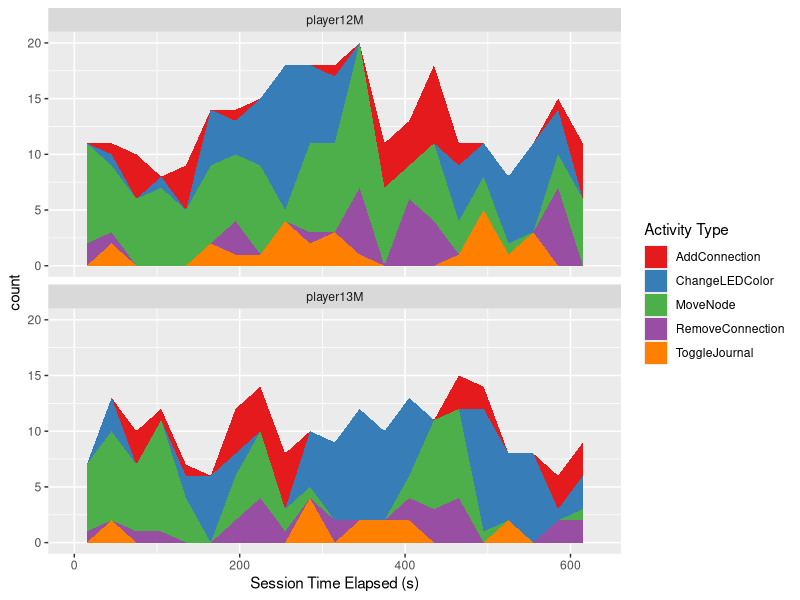
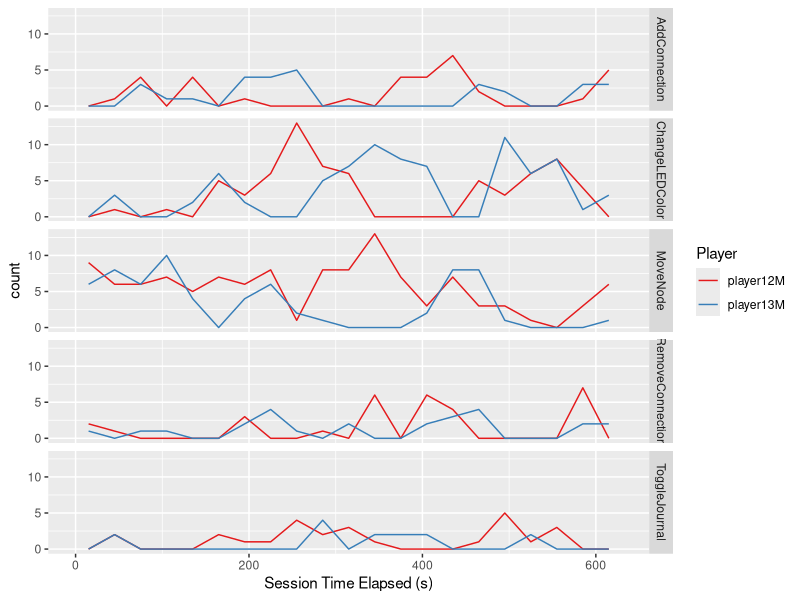

Recreate these plots in R, in order. (Note: this script raises an error after producing the figures.)
# Required libraries
library(ggplot2)
library(plyr)
library(lubridate)

player13M <- read.csv(file="player13MreducedActions.csv",
                      header=FALSE,
                      stringsAsFactors=FALSE)
player13M <- cbind(player13M, player="player13M")

player12M <- read.csv(file="player12MreducedActions.csv",
                      header=FALSE,
                      stringsAsFactors=FALSE)
player12M <- cbind(player12M, player="player12M")

combinedPlayerData <- rbind(player12M, player13M)

cleanData <- function(input) {
  input <- renameColumnHeaders(input)
  input["timestamp"] <- formatTimestamps(input[, "timestamp"])
  input <- excludeActivityTypesFromData(input)
  return(input)
}

excludeActivityTypesFromData <- function(input) {
  output <- subset(input,
                   subset = activityType != "StartTouch")
  return(output)
}

formatTimestamps <- function(timestamps) {
  return(
    ymd_hms(timestamps)
  )
}

renameColumnHeaders <- function(input) {
  output <- rename(input, c("V1" = "timestamp",
                            "V2" = "secondsSinceSessionStart",
                            "V3" = "logData",
                            "V4" = "screenPosition",
                            "V5" = "activityType",
                            "player" = "player"))
  return(output)
}

combinedPlayerData <- cleanData(combinedPlayerData)

## Plots

initializePlot <- function(input) {
  p <- ggplot(aes(x = secondsSinceSessionStart),
              data = input)
  p <- p + xlab("Session Time Elapsed (s)")
  return(p)
}

activityTypeOverTime <- function(input) {
  p <- initializePlot(input)
  p <- p + geom_area(aes(y = ..count..,
                    fill = as.factor(activityType),
                    group = as.factor(activityType)),
                data = input,
                stat="bin",
                binwidth=30,
                origin=0,
                right=FALSE)
  p <- p + scale_fill_brewer(palette="Set1",
                             name = "Activity Type")
  p <- p + facet_wrap(~ player, nrow=2)
  
  return(p)
}

playerProgressByActivityType <- function(input) {
  p <- initializePlot(input)
  p <- p + geom_line(aes(y = ..count..,
                         color = as.factor(player)),
                     data = input,
                     stat = "bin",
                     binwidth = 30,
                     origin = 0,
                     right = FALSE)
  p <- p + scale_color_brewer(palette="Set1",
                              name = "Player")
  p <- p + facet_grid(activityType ~ .)
  return(p)
}



figure5 <- activityTypeOverTime(combinedPlayerData)
figure6 <- playerProgressByActivityType(combinedPlayerData)

print(figure1)
print(figure2)

ggsave(plot=figure5, "~/Downloads/figure5.pdf")
ggsave(plot=figure6, "~/Downloads/figure6.pdf")
